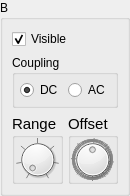
       <widget class="QGroupBox" name="controlsB">
        <property name="sizePolicy">
         <sizepolicy hsizetype="Preferred" vsizetype="Preferred">
          <horstretch>0</horstretch>
          <verstretch>0</verstretch>
         </sizepolicy>
        </property>
        <property name="minimumSize">
         <size>
          <width>130</width>
          <height>0</height>
         </size>
        </property>
        <property name="maximumSize">
         <size>
          <width>130</width>
          <height>16777215</height>
         </size>
        </property>
        <property name="title">
         <string>B</string>
        </property>
        <layout class="QVBoxLayout" name="verticalLayout_7">
         <property name="spacing">
          <number>-1</number>
         </property>
         <property name="leftMargin">
          <number>9</number>
         </property>
         <property name="topMargin">
          <number>9</number>
         </property>
         <property name="rightMargin">
          <number>9</number>
         </property>
         <property name="bottomMargin">
          <number>9</number>
         </property>
         <item>
          <widget class="QCheckBox" name="visibleCheckBoxB">
           <property name="text">
            <string>Visible</string>
           </property>
           <property name="checked">
            <bool>true</bool>
           </property>
          </widget>
         </item>
         <item>
          <widget class="QGroupBox" name="couplingContainerB">
           <property name="enabled">
            <bool>true</bool>
           </property>
           <property name="maximumSize">
            <size>
             <width>16777215</width>
             <height>55</height>
            </size>
           </property>
           <property name="title">
            <string>Coupling</string>
           </property>
           <layout class="QHBoxLayout" name="horizontalLayout_4">
            <property name="spacing">
             <number>5</number>
            </property>
            <property name="leftMargin">
             <number>5</number>
            </property>
            <property name="topMargin">
             <number>5</number>
            </property>
            <property name="rightMargin">
             <number>5</number>
            </property>
            <property name="bottomMargin">
             <number>5</number>
            </property>
            <item>
             <widget class="QRadioButton" name="DCRadioButtonB">
              <property name="text">
               <string>DC</string>
              </property>
              <property name="checked">
               <bool>true</bool>
              </property>
             </widget>
            </item>
            <item>
             <widget class="QRadioButton" name="ACRadioButtonB">
              <property name="text">
               <string>AC</string>
              </property>
              <property name="checked">
               <bool>false</bool>
              </property>
             </widget>
            </item>
           </layout>
          </widget>
         </item>
         <item>
          <layout class="QHBoxLayout" name="horizontalLayout_6">
           <property name="spacing">
            <number>5</number>
           </property>
           <item>
            <widget class="QGroupBox" name="rangeContainerB">
             <property name="enabled">
              <bool>true</bool>
             </property>
             <property name="sizePolicy">
              <sizepolicy hsizetype="Fixed" vsizetype="Preferred">
               <horstretch>0</horstretch>
               <verstretch>0</verstretch>
              </sizepolicy>
             </property>
             <property name="maximumSize">
              <size>
               <width>16777215</width>
               <height>70</height>
              </size>
             </property>
             <property name="font">
              <font>
               <pointsize>11</pointsize>
              </font>
             </property>
             <property name="title">
              <string>Range</string>
             </property>
             <property name="flat">
              <bool>false</bool>
             </property>
             <property name="checkable">
              <bool>false</bool>
             </property>
             <layout class="QHBoxLayout" name="horizontalLayout_9">
              <property name="spacing">
               <number>1</number>
              </property>
              <property name="leftMargin">
               <number>0</number>
              </property>
              <property name="topMargin">
               <number>0</number>
              </property>
              <property name="rightMargin">
               <number>0</number>
              </property>
              <property name="bottomMargin">
               <number>0</number>
              </property>
              <item>
               <widget class="QDial" name="rangeDialB">
                <property name="sizePolicy">
                 <sizepolicy hsizetype="Fixed" vsizetype="Fixed">
                  <horstretch>0</horstretch>
                  <verstretch>0</verstretch>
                 </sizepolicy>
                </property>
                <property name="minimumSize">
                 <size>
                  <width>43</width>
                  <height>43</height>
                 </size>
                </property>
                <property name="maximumSize">
                 <size>
                  <width>43</width>
                  <height>43</height>
                 </size>
                </property>
                <property name="maximum">
                 <number>6</number>
                </property>
                <property name="pageStep">
                 <number>1</number>
                </property>
                <property name="wrapping">
                 <bool>false</bool>
                </property>
                <property name="notchesVisible">
                 <bool>true</bool>
                </property>
               </widget>
              </item>
             </layout>
            </widget>
           </item>
           <item>
            <widget class="QGroupBox" name="offsetContainerB">
             <property name="enabled">
              <bool>true</bool>
             </property>
             <property name="sizePolicy">
              <sizepolicy hsizetype="Fixed" vsizetype="Preferred">
               <horstretch>0</horstretch>
               <verstretch>0</verstretch>
              </sizepolicy>
             </property>
             <property name="maximumSize">
              <size>
               <width>16777215</width>
               <height>70</height>
              </size>
             </property>
             <property name="font">
              <font>
               <pointsize>11</pointsize>
              </font>
             </property>
             <property name="title">
              <string>Offset</string>
             </property>
             <property name="flat">
              <bool>false</bool>
             </property>
             <property name="checkable">
              <bool>false</bool>
             </property>
             <layout class="QHBoxLayout" name="horizontalLayout_10">
              <property name="spacing">
               <number>1</number>
              </property>
              <property name="leftMargin">
               <number>0</number>
              </property>
              <property name="topMargin">
               <number>0</number>
              </property>
              <property name="rightMargin">
               <number>0</number>
              </property>
              <property name="bottomMargin">
               <number>0</number>
              </property>
              <item>
               <widget class="QDial" name="offsetDialB">
                <property name="minimumSize">
                 <size>
                  <width>43</width>
                  <height>43</height>
                 </size>
                </property>
                <property name="maximumSize">
                 <size>
                  <width>43</width>
                  <height>43</height>
                 </size>
                </property>
                <property name="minimum">
                 <number>0</number>
                </property>
                <property name="maximum">
                 <number>1024</number>
                </property>
                <property name="pageStep">
                 <number>128</number>
                </property>
                <property name="value">
                 <number>512</number>
                </property>
                <property name="wrapping">
                 <bool>true</bool>
                </property>
                <property name="notchesVisible">
                 <bool>true</bool>
                </property>
               </widget>
              </item>
             </layout>
            </widget>
           </item>
          </layout>
         </item>
        </layout>
       </widget>
